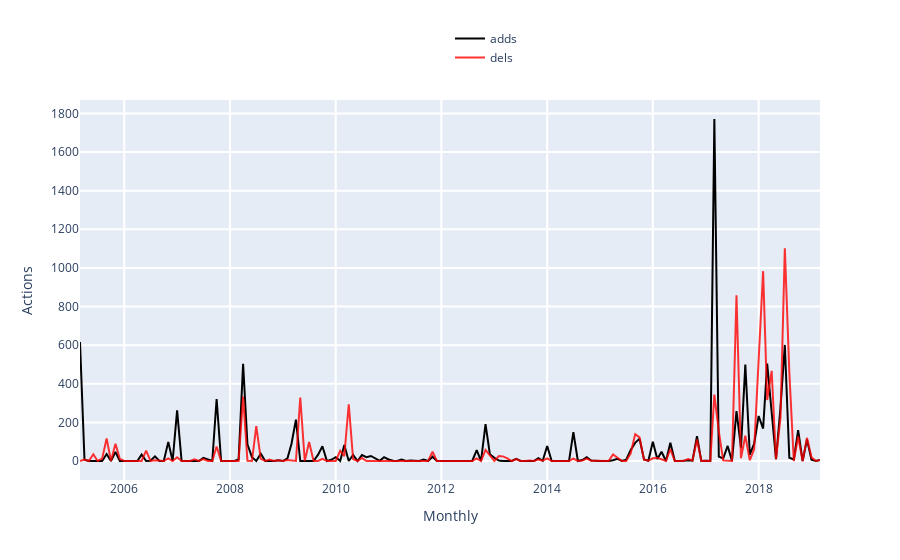

The cell this chart's notebook holds for it:
### Markdown cell above
<span style="color: #626262"> Try yourself! This is what will happen when you click 'Load Actions' button: </span>

### Code cell
### --------------------------------------------------------------------------- ###
### TRY YOURSELF! THIS IS WHAT WILL HAPPEN WHEN YOU CLICK 'Load Actions' BUTTON ###
### --------------------------------------------------------------------------- ###

## Create a WikiWho instance, which is an API; and use ConflictManager to get         ##
## editons for given page id; more details see:                                       ##
## https://github.com/gesiscss/wikiwho_wrapper/blob/master/wikiwho_wrapper/api.py     ##
## https://github.com/gesiscss/wikiwho_wrapper/blob/master/wikiwho_wrapper/wikiwho.py ##
## https://github.com/gesiscss/wikiwho_demo_new/blob/master/metrics/conflict.py       ##
wikiwho_api = WikiWho(lng=abbreviation(languageSelection.value))
print("Downloading all_content from the WikiWhoApi...")
all_content = wikiwho_api.dv.all_content(the_page['page_id'])
print("Downloading revisions from the WikiWhoApi...")
all_revisions = wikiwho_api.dv.rev_ids_of_article(the_page['page_id'])
clear_output()

cm_inc = ConflictManager(all_content.copy(), 
                       all_revisions.copy(), 
                       lng=abbreviation(languageSelection.value), 
                       include_stopwords=True)

cm_noinc = ConflictManager(all_content.copy(), 
                       all_revisions.copy(), 
                       lng=abbreviation(languageSelection.value), 
                       include_stopwords=False)
cm_inc.calculate()
cm_noinc.calculate()
clear_output()

tokens_inc = cm_inc.all_actions.copy()
tokens_noinc = cm_noinc.all_actions.copy()
elegibles_noinc = cm_noinc.elegible_actions.copy()
token_sources = {"tokens_all": tokens_inc, "tokens": tokens_noinc, "elegibles": elegibles_noinc}

## Create an ActionsListener instance to get aggregated actions. More details see:            ##
## https://github.com/gesiscss/wikiwho_demo_new/blob/master/visualization/actions_listener.py ##

actions_listener = ActionsListener(token_sources)
get_agg_actions, actions_inc, actions_noinc = actions_listener.get_aggregation()
clear_output()

total_actions = get_agg_actions.copy()

## Convert some columns' names to what we could understand ##
total_columns_names = ['total', 'total_surv_48h', 'total_stopword_count']

## Add all actions together and merge them into one aggregation dataframe.
total_actions = total_actions.join(pd.DataFrame(
    total_actions.loc[:,'adds':'adds_stopword_count'].values +\
    total_actions.loc[:,'dels':'dels_stopword_count'].values +\
    total_actions.loc[:,'reins':'reins_stopword_count'].values, 
    index=total_actions.index, 
    columns=total_columns_names
))

## Convert editor's ids to int64, in order to retrieve editors' names from API
total_actions["editor"] = total_actions["editor"].apply(lambda x: str2int(x))
total_actions = total_actions.rename({"editor": "editor_id"}, axis=1)

## Only editors id? No, we still want to know their names. Use WikipediaAPI to achieve ##
## this. More details see:                                                             ##
## https://github.com/gesiscss/wikiwho_demo/blob/master/external/wikipedia.py          ##
wikipediadv_instance = WikipediaDV(WikipediaAPI(lng=abbreviation(languageSelection.value)))

# Unique editor's id for getting their names
unique_ids = total_actions['editor_id'].unique()

# Grab editors' names

grabbed_names = wikipediadv_instance.get_editors(unique_ids).rename(columns = {'userid': 'editor_id'})

## Merge the names of editors to the total actions dataframe ##

# Merge on editors ids
total_actions = total_actions.merge(grabbed_names[['editor_id', 'name']], on='editor_id')

# Adjust the column position and fill NaN by 'Unregistered'
total_actions.insert(2, 'editor', total_actions['name'])
total_actions = total_actions.drop(columns=['name'])
total_actions['editor'] = total_actions['editor'].fillna("Unregistered")

## Continue to use our data from A.1; first convert the date to the type datetime ##
total_actions['rev_time'] = pd.to_datetime(total_actions['rev_time'])

## visualization, core visual code lies in ActionsListener, then the interact function    ##
## make it interactive, mode details see:                                                 ##
## https://github.com/gesiscss/wikiwho_demo/blob/master/visualization/actions_listener.py ##

## This is the page you used ##
print('The page that is being used:', the_page['title'], f'({abbreviation(languageSelection.value).upper()})')

# Which types do those actions have?
actions_types = (total_actions.columns[4:13]).values.tolist()

# Visualization: try yourself by coding!
begin_date = date(2002, 3, 1)
end_date = date(2019, 4, 1)
editor_name = 'All'
frequency = 'Monthly' # 'Monthly', 'Yearly', 'Daily'
black_line = 'adds' # Choose one from 'actions_types'. Note that 'black_line doesn't have 'None' option but others have.
red_line = 'dels'
blue_line = 'None'
green_line = 'None'

actions_listener.prelisten(total_actions)
actions_listener.listen(
    _range1 = begin_date,
    _range2 = end_date,
    editor = editor_name,
    granularity = frequency,
    black = black_line,
    red = red_line,
    blue = blue_line,
    green = green_line
)

# Store the variable total_actions for the next notebooks.
%store total_actions

### Figure 1 — Plotly figure (JSON) as saved in the notebook; plotly's stock layout.template omitted (floating-point values rounded to 4 significant figures; data arrays with more than 128 entries replaced by an {"elided": "..."} marker saying what was removed)
{"data": [{"marker": {"color": "rgba(0, 0, 0, 1)"}, "name": "adds", "type": "scatter", "x": {"elided": "169 str values"}, "y": {"elided": "169 int values"}}, {"marker": {"color": "rgba(255, 0, 0, .8)"}, "name": "dels", "type": "scatter", "x": {"elided": "169 str values"}, "y": {"elided": "169 int values"}}], "layout": {"barmode": "group", "hovermode": "closest", "legend": {"x": 0.5, "y": 1.2}, "showlegend": true, "xaxis": {"gridwidth": 2, "ticklen": 5, "title": {"text": "Monthly"}, "zeroline": true}, "yaxis": {"gridwidth": 2, "ticklen": 5, "title": {"text": "Actions"}}}}
